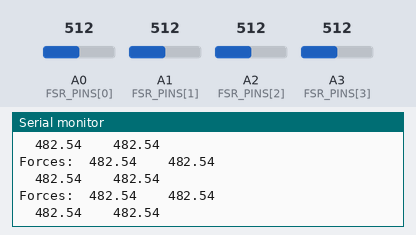
Recording of a sketch running on a simulated Arduino Uno, built with avr-gcc and run on an emulated ATmega328P. Shown: the last lines printed to the serial monitor. The inputs (shaded band) are chosen by the test bench; at power-on: A0 (FSR_PINS[0]) = 512, A1 (FSR_PINS[1]) = 512, A2 (FSR_PINS[2]) = 512, A3 (FSR_PINS[3]) = 512.

Above: at 1.2 s.
1.3 s: A0 (FSR_PINS[0]) set to 610
At 1.58 s:
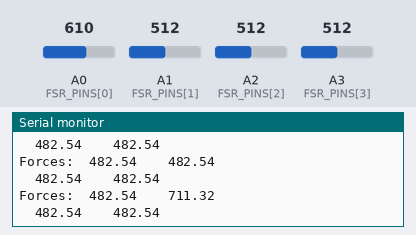
2.8 s: A1 (FSR_PINS[1]) set to 610
At 2.99 s:
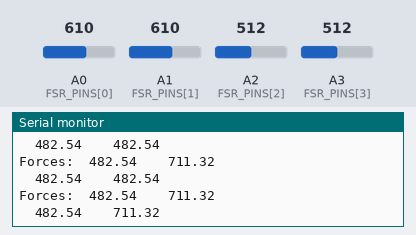
4.3 s: A2 (FSR_PINS[2]) set to 610
At 4.41 s:
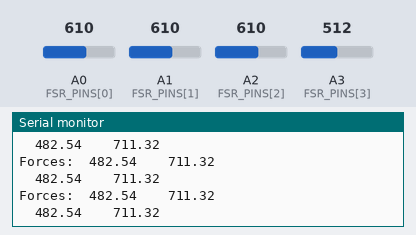
5.8 s: A3 (FSR_PINS[3]) set to 610
At 5.82 s:
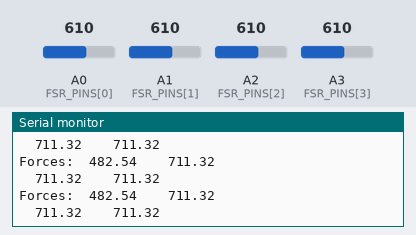
7.3 s: A0 (FSR_PINS[0]) set to 590
At 7.44 s:
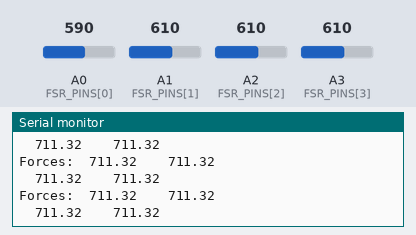
8.8 s: A1 (FSR_PINS[1]) set to 590
At 8.85 s:
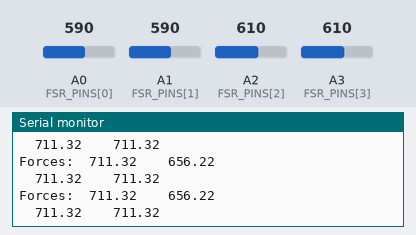
Timing chart, 0 to 11.3 s (numbered marks = the images above; inputs shaded):
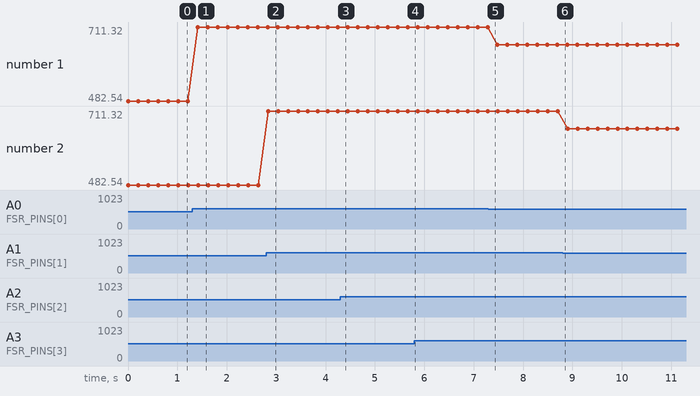

The sketch:

sketch_LBC_fsr_apr21a.ino
```cpp
/******************************************************************************
Force_Sensitive_Resistor_Example.ino
Example sketch for SparkFun's force sensitive resistors
  (https://www.sparkfun.com/products/9375)
Jim Lindblom @ SparkFun Electronics
April 28, 2016

Create a voltage divider circuit combining an FSR with a 3.3k resistor.
- The resistor should connect from A0 to GND.
- The FSR should connect from A0 to 3.3V
As the resistance of the FSR decreases (meaning an increase in pressure), the
voltage at A0 should increase.

Development environment specifics:
Arduino 1.6.7
******************************************************************************/
const int FSR_PINS[] = {A0,A1,A2,A3}; // Pin connected to FSR/resistor divider


// Measure the voltage at 5V and resistance of your 3.3k resistor, and enter
// their value's below:
const float VCC = 4.98; // Measured voltage of Ardunio 5V line
const float R_DIV = 3230.0; // Measured resistance of 3.3k resistor

void setup()
{
  Serial.begin(57600);
  for(int i=0; i<4; i++) {
    pinMode(FSR_PINS[i], INPUT);
  }

}


void loop()
{
  float fsrR_arr[4];
  float force_arr[4];
  for(int i=0; i<4; i++) {
    int FSR_PIN = FSR_PINS[i];
    int fsrADC = analogRead(FSR_PIN);
    // If the FSR has no pressure, the resistance will be
    // near infinite. So the voltage should be near 0.
    if (fsrADC != 0) // If the analog reading is non-zero
    {
      // Use ADC reading to calculate voltage:
      float fsrV = fsrADC * VCC / 1023.0;
      // Use voltage and static resistor value to
      // calculate FSR resistance:
      float fsrR = R_DIV * (VCC / fsrV - 1.0);
      //Serial.println("FSR #" + String(FSR_PIN) + "Resistance: " + String(fsrR) + " ohms");
      // Guesstimate force based on slopes in figure 3 of
      // FSR datasheet:
      float force;
      float fsrG = 1.0 / fsrR; // Calculate conductance
      // Break parabolic curve down into two linear slopes:
      if (fsrR <= 600)
        force = (fsrG - 0.00075) / 0.00000032639;
      else
        force =  fsrG / 0.000000642857;
      //Serial.println("Force: " + String(force) + " g");
      //Serial.println();

      fsrR_arr[i] = fsrR;
      force_arr[i] = force;
    }
    else
    {
      fsrR_arr[i] = 0;
      force_arr[i] = 0;

      // No pressure detected
    }
  }
  Serial.println("Forces:\t" + String(force_arr[3]) + "\t\t" + String(force_arr[0]) );
  Serial.println("\t" + String(force_arr[2]) + "\t\t" + String(force_arr[1]) );
  Serial.println("\n\n\n");
  delay(200);
}
```

Measured:
- after the input at 1.3 s, the serial monitor: prints a new line after 0.12 s (image 1)
- after the input at 2.8 s, the serial monitor: prints a new line at once (image 2)
- plotted number 1: 482.54 → 711.32 after the input at 1.3 s, 711.32 → 656.22 after the input at 7.3 s
